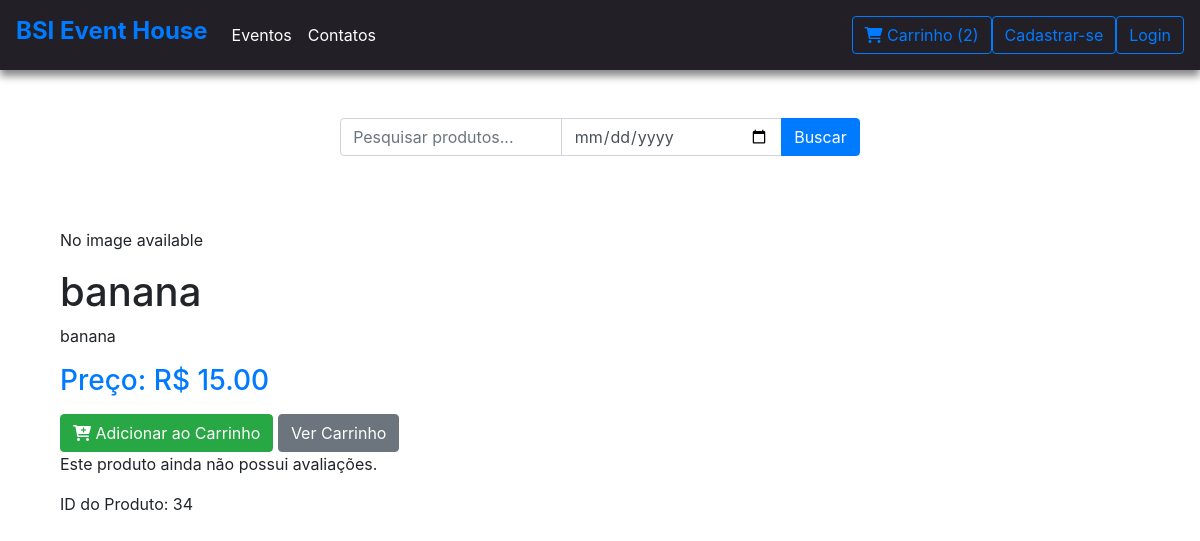
/detalhe_produto/34/, run on the app's committed database.
### produtos/models.py (models this page shows, shortened)
class Produto(models.Model):
    nome = models.CharField(max_length=100)
    descricao = models.TextField()
    preco = models.DecimalField(max_digits=10, decimal_places=2)
    imagem = models.ImageField(upload_to='media/', null=True)
    data = models.DateField()
    localizacao = models.CharField(max_length=255)
    TIPO_CHOICES = [
        ('show', 'Show'),
        ('formatura', 'Formatura'),
        ('casamento', 'Casamento'),
        ('aniversário', 'Aniversário'),
        ('outros', 'Outros'),
    ]
    tipo = models.CharField(max_length=20, choices=TIPO_CHOICES)

### produtos/views.py (the view)
# urls.py: path('detalhe_produto/<int:produto_id>/', views.detalhe_produto, name='detalhe_produto'),
def detalhe_produto(request, produto_id):
    produto = get_object_or_404(Produto, id=produto_id)
    cart_items = CartItem.objects.all()
    return render(request, 'detalhe_produto.html', {'produto': produto, 'cart_items': cart_items})

### templates/detalhe_produto.html
{% extends 'base.html' %}
{% block content %}
<div class="container my-5">
    {% if produto.imagem %}
        <img src="{{ produto.imagem.url }}" alt="{{ produto.nome }}">
    {% elif produto.imagem_url %}
        <img src="{{ produto.imagem_url }}" alt="{{ produto.nome }}">
    {% else %}
        <p>No image available</p>
    {% endif %}
    <h1>{{ produto.nome }}</h1>
    <p>{{ produto.descricao }}</p>
    <h3 class="text-primary">Preço: R$ {{ produto.preco }}</h3>
    <div class="mt-3">
        <a href="{% url 'add_to_cart' produto.id %}" class="btn btn-success">
            <i class="fas fa-cart-plus"></i> Adicionar ao Carrinho
        </a>
        <a href="{% url 'cart' %}" class="btn btn-secondary">Ver Carrinho</a>
    </div>
    <div class="product-review">
{% if avaliacoes %}
    <ul>
        {% for avaliacao in avaliacoes %}
            <li>
                <strong>{{ avaliacao.usuario.username }}</strong>: {{ avaliacao.nota }} estrelas
                <p>{{ avaliacao.comentario }}</p>
            </li>
        {% endfor %}
    </ul>
{% else %}
    <p>Este produto ainda não possui avaliações.</p>
{% endif %}
<p>ID do Produto: {{ produto.id }}</p>
    </div>
</div>
{% endblock %}

### data on the page
Produto: nome "banana", descricao "banana", preco "15.00", id "34"

### other printed values
{{ cart_items|length }} "2"
